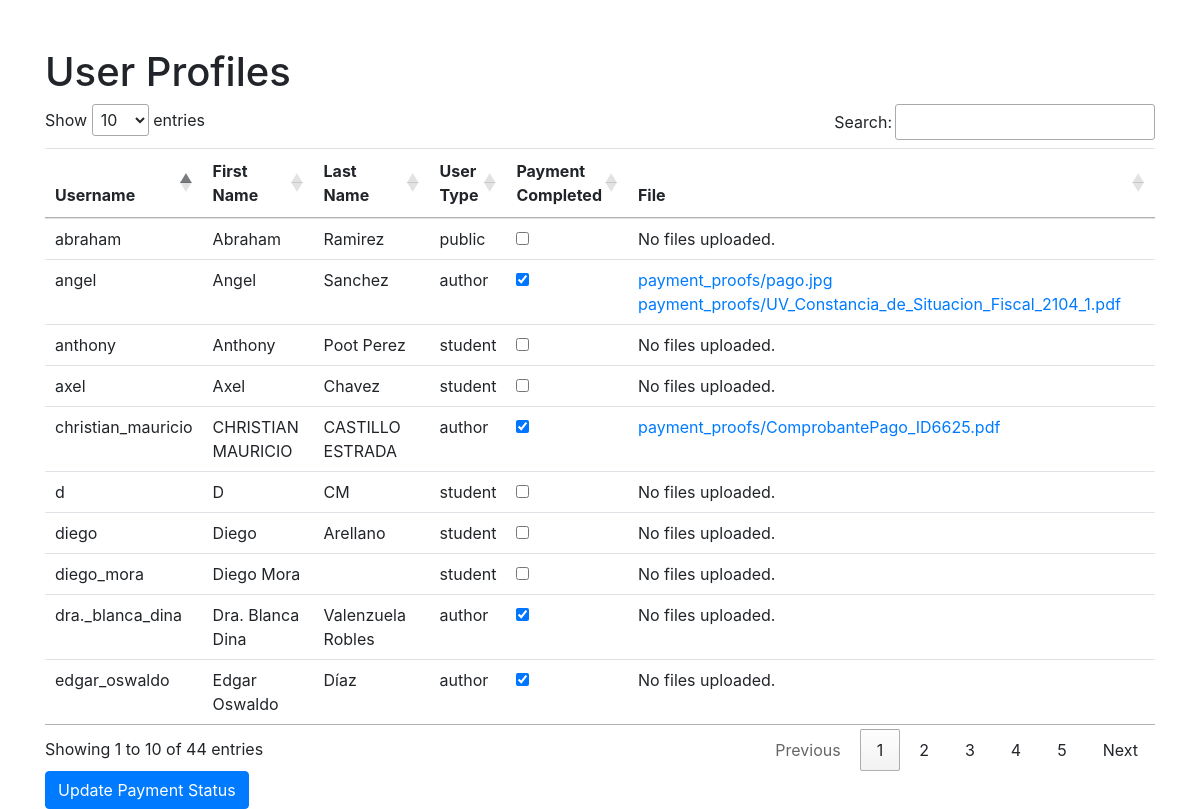
The page /validatePaymentAdmin/ (signed in) on the database its author committed.
### mainApplication/models.py (models this page shows, shortened)
class UserProfile(models.Model):
    GENDER_CHOICES = (
        ('male', 'Male'),
        ('female', 'Female'),
    )
    USER_TYPE_CHOICES = (
        ('author', 'Author'),
        ('public', 'General Public'),
        ('student', 'Student'),
    )
    user = models.OneToOneField(User, on_delete=models.CASCADE)
    gender = models.CharField(max_length=10, choices=GENDER_CHOICES)
    state = models.CharField(max_length=100)
    country = CountryField()
    university_name = models.CharField(max_length=255)
    university_address = models.CharField(max_length=255)
    user_type = models.CharField(max_length=20, choices=USER_TYPE_CHOICES)
    payment_completed=models.BooleanField(default=0)
    payment_observarions=models.CharField(default=" ",max_length=255,null=True, blank=True)
    transactionID=models.CharField(default=" ",max_length=255, null=True, blank=True)
    recibioKIT=models.BooleanField(default=False)
    permitirRegistro=models.BooleanField(default=False)
    FullName=models.CharField(max_length=255, blank=True, null=True, verbose_name="Full Name (The name you write will be the one under which your certificates will be issued)")  # Nombre completo

class PaymentProof(models.Model):
    user_profile = models.ForeignKey(UserProfile, on_delete=models.CASCADE)  # Link to the user
    file = models.FileField(upload_to='payment_proofs/')  # Directory where the file will be uploaded
    uploaded_at = models.DateTimeField(auto_now_add=True)
    rejected=models.BooleanField(default=False)

### mainApplication/views.py (the view)
# urls.py: path('validatePaymentAdmin/',views.validatePayment,name="validatePaymentAdmin"),#admin/staff
@staff_member_required
def validatePayment(request):
    user_profiles = UserProfile.objects.select_related('user').prefetch_related('paymentproof_set').all()  # Usa prefetch_related para optimizar la consulta
    if request.method == 'POST':
        for user_profile in user_profiles:
            payment_completed = request.POST.get(f'payment_completed_{user_profile.user.id}') == 'on'
            user_profile.payment_completed = payment_completed
            user_profile.save()
        return redirect('validatePaymentAdmin')  # Ajusta esto a tu URL real
    context = {
        'user_profiles': user_profiles,
    }
    return render(request, 'validatePayment.html', context)

### mainApplication/templates/validatePayment.html (shortened to what this page needs)
{% load static %}
<!DOCTYPE html>
<html lang="en">
<head>
    <link rel="stylesheet" href="https://stackpath.bootstrapcdn.com/bootstrap/4.5.2/css/bootstrap.min.css">
    <link rel="stylesheet" href="https://cdn.datatables.net/1.13.1/css/jquery.dataTables.min.css">
</head>
<body>
    <div class="container mt-5">
        <h1>User Profiles</h1>
        <form method="post">
            {% csrf_token %}
            <table id="userProfilesTable" class="table">
                <thead>
                    <tr>
                        <th>Username</th>
                        <th>First Name</th>
                        <th>Last Name</th>
                        <th>User Type</th>
                        <th>Payment Completed</th>
                        <th>File</th>
                    </tr>
                </thead>
                <tbody>
                    {% for user_profile in user_profiles %}
                        <tr>
                            <td>{{ user_profile.user.username }}</td>
                            <td>{{ user_profile.user.first_name }}</td>
                            <td>{{ user_profile.user.last_name }}</td>
                            <td>{{ user_profile.user_type }}</td>
                            <td>
                                <input type="checkbox"
                                       name="payment_completed_{{ user_profile.user.id }}"
                                       {% if user_profile.payment_completed %}checked{% endif %}>
                            </td>
                            <td>
                                {% for payment in user_profile.paymentproof_set.all %}
                                    <a href="{{request.scheme}}://{{ request.get_host }}{{ payment.file.url }}" target="_blank">{{ payment.file.name }}</a><br>
                                {% empty %}
                                    No files uploaded.
                                {% endfor %}
                            </td>
                        </tr>
                    {% empty %}
                        <tr>
                            <td colspan="6">No user profiles found.</td>
                        </tr>
                    {% endfor %}
                </tbody>
            </table>
            <button type="submit" class="btn btn-primary">Update Payment Status</button>
        </form>
    </div>
</body>
</html>

### rows shown on the page
UserProfile: user.username "abraham", user.first_name "Abraham", user.last_name "Ramirez", user_type "public"
UserProfile: user.username "edgar_oswaldo", user.first_name "Edgar Oswaldo", user.last_name "Díaz", user_type "author", payment_completed "☑"
UserProfile: user.username "christian_mauricio", user.first_name "CHRISTIAN MAURICIO", user.last_name "CASTILLO ESTRADA", user_type "author", payment_completed "☑"
PaymentProof: file.name "payment_proofs/ComprobantePago_ID6625.pdf"
UserProfile: user.username "anthony", user.first_name "Anthony", user.last_name "Poot Perez", user_type "student"
UserProfile: user.username "diego", user.first_name "Diego", user.last_name "Arellano", user_type "student"
UserProfile: user.username "axel", user.first_name "Axel", user.last_name "Chavez", user_type "student"
UserProfile: user.username "d", user.first_name "D", user.last_name "CM", user_type "student"
UserProfile: user.username "diego_mora", user.first_name "Diego Mora", user_type "student"
UserProfile: user.username "angel", user.first_name "Angel", user.last_name "Sanchez", user_type "author", payment_completed "☑"
PaymentProof: file.name "payment_proofs/pago.jpg"
PaymentProof: file.name "payment_proofs/UV_Constancia_de_Situacion_Fiscal_2104_1.pdf"
UserProfile: user.username "dra._blanca_dina", user.first_name "Dra. Blanca Dina", user.last_name "Valenzuela Robles", user_type "author", payment_completed "☑"
